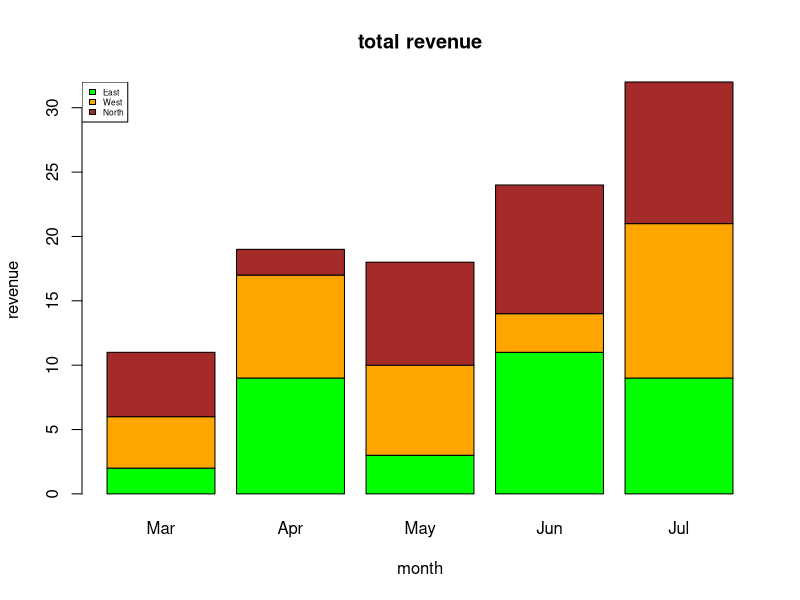

This chart was generated by the following R code:
library(ggplot2)
# Create the input vectors.
colors = c("green","orange","brown")
months <- c("Mar","Apr","May","Jun","Jul")
regions <- c("East","West","North")

# Create the matrix of the values.
Values <- matrix(c(2,9,3,11,9,4,8,7,3,12,5,2,8,10,11), nrow = 3, 
                 ncol = 5, byrow = TRUE)

# Give the chart file a name
#png(file = "barchart_stacked.png")

# Create the bar chart
barplot(Values, main = "total revenue", names.arg = months, 
        xlab = "month", ylab = "revenue", col = colors)

# Add the legend to the chart
legend("topleft", regions, cex = 0.5, fill = colors)

# Save the file
#dev.off()